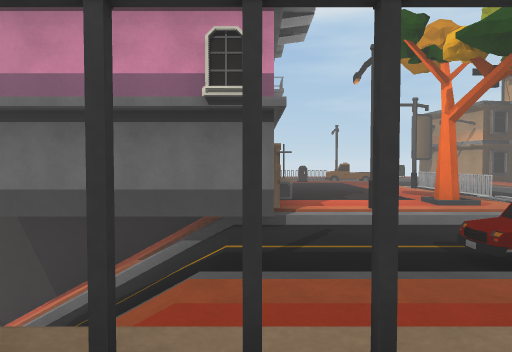
View 1 (above)

24 first-person views from a walk through a scene from a Unity 3-D project. The camera is 1.4 m above the floor, tilts 2° down and sees 70° across. The floor is counted in squares, 2 m on a side. Each view is taken from the middle of a square. On the plan, view 1 faces up. The plan holds only what a view shows up to about 11 squares ahead; the rest is blank. The place goes on beyond the plan. Surface patterns are stand-ins for the level's own textures.

View 2
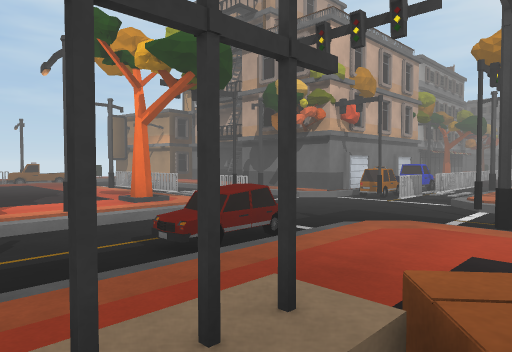

View 3
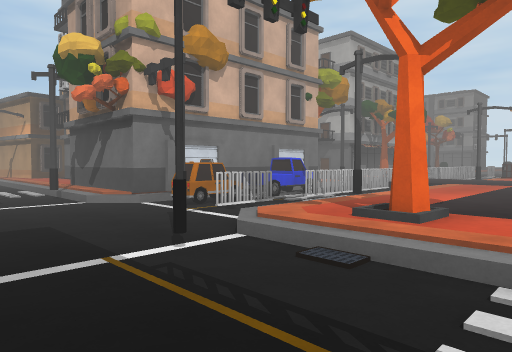

View 4
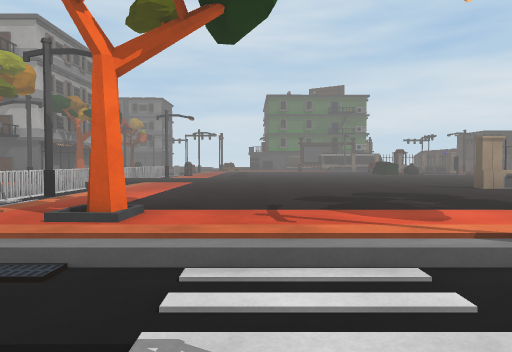

View 5
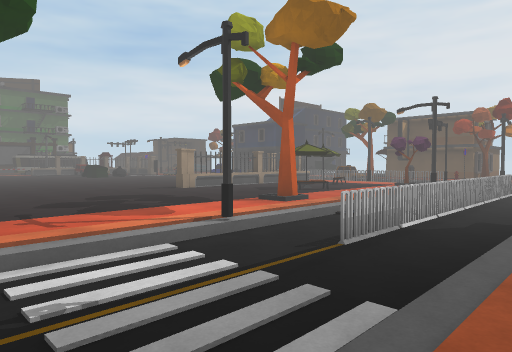

View 6
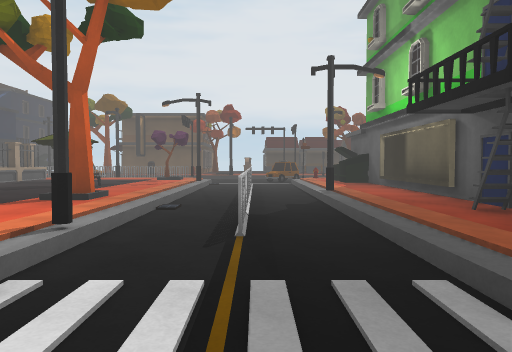

View 7
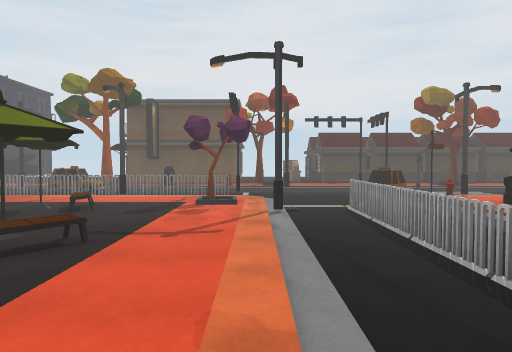

View 8
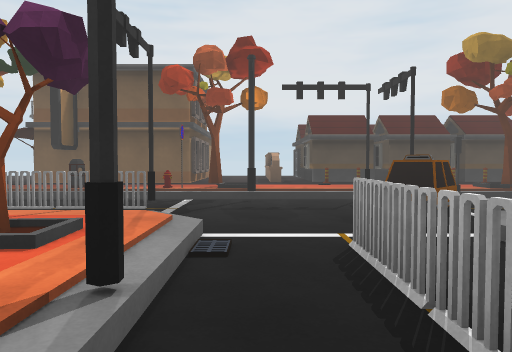

View 9
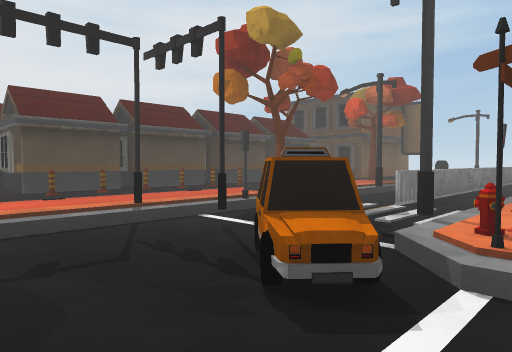

View 10
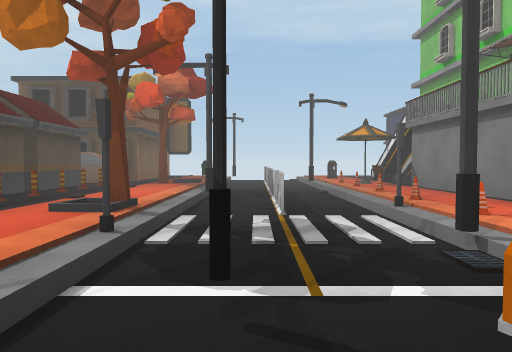

View 11
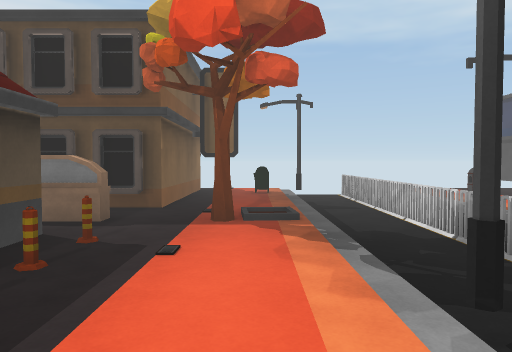

View 12
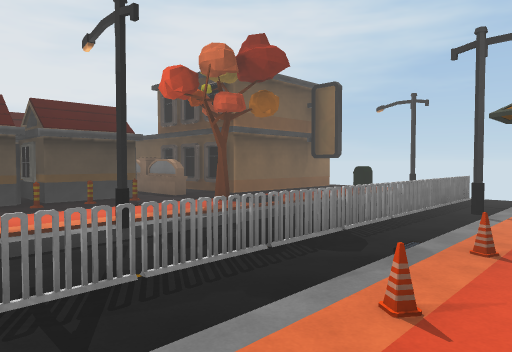

View 13
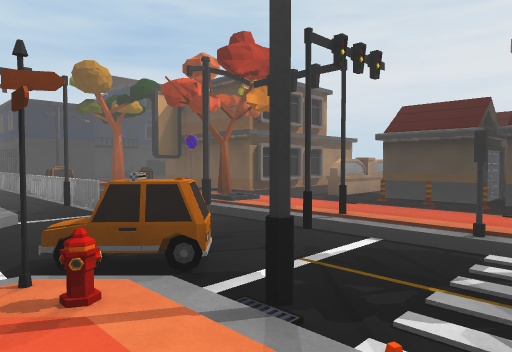

View 14
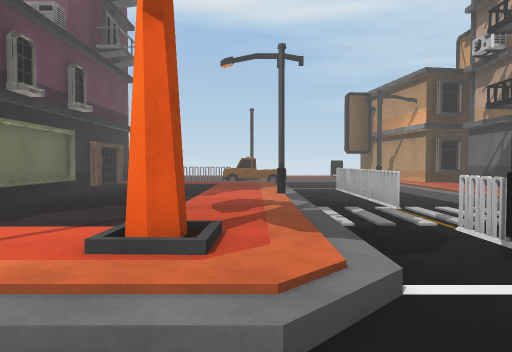

View 15
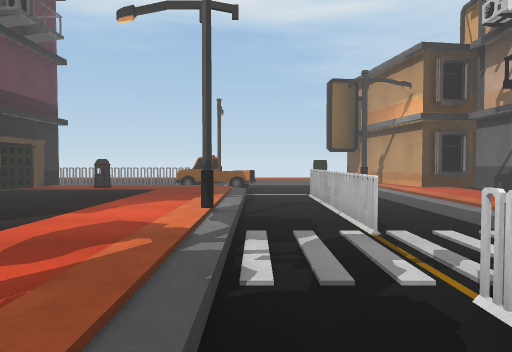

View 16
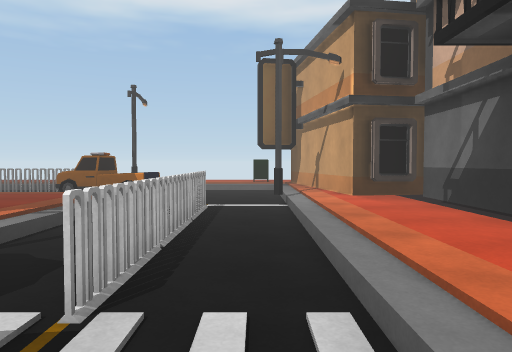

View 17
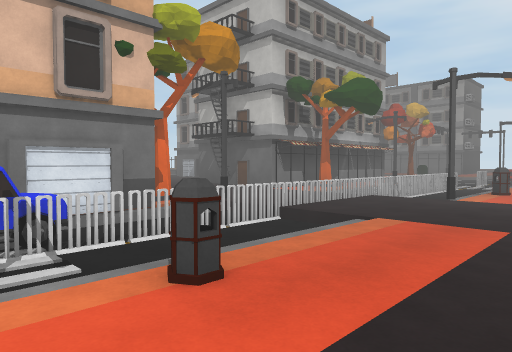

View 18
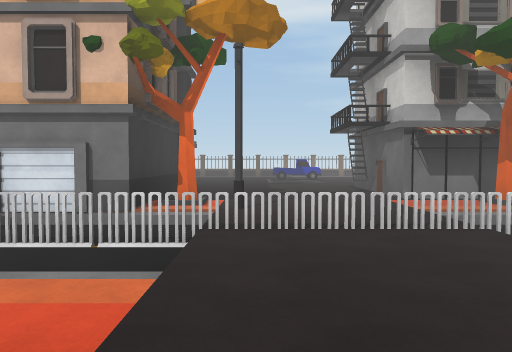

View 19
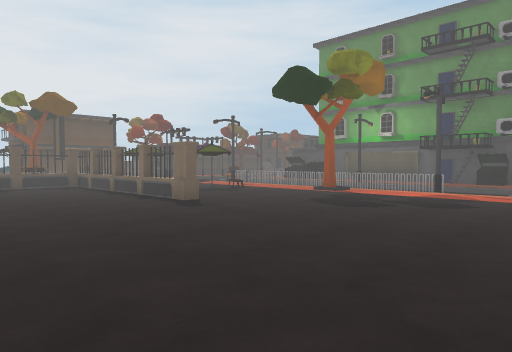

View 20
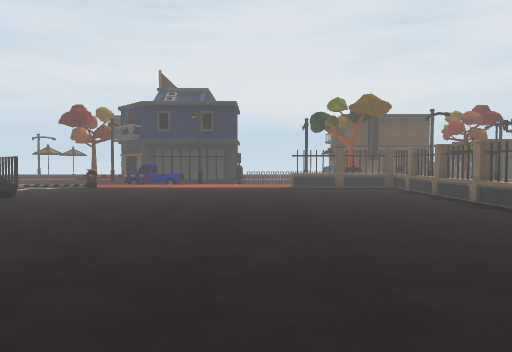

View 21
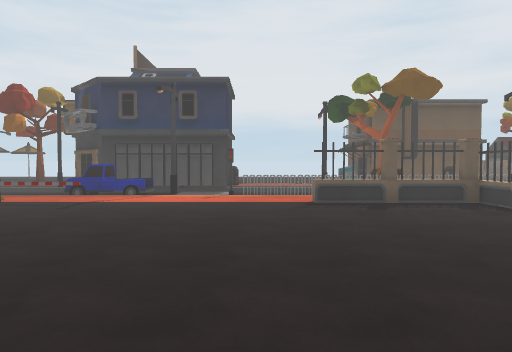

View 22
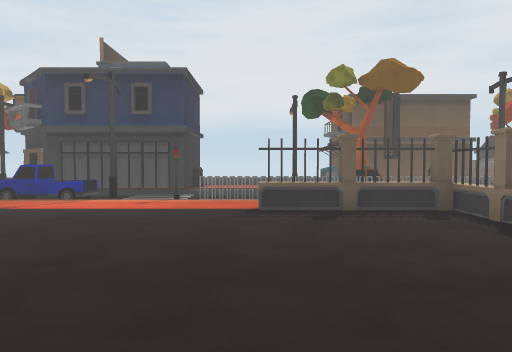

View 23
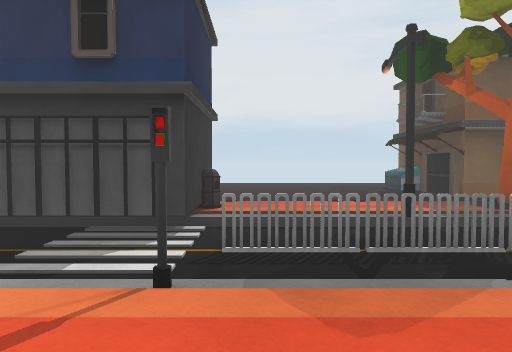

View 24
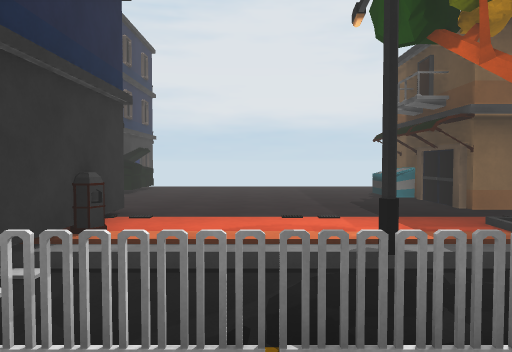

### Floor plan
Key: @ floor where view 1 was taken; # wall or solid block; . main floor; - floor 0.25 m lower than the main floor; / step, stairs or slope; = window, fence, low wall or low ledge; ^ raised ledge; F fence; S streetlight; T tree; B building; C car; A taxi; I bin; R barricade; N cone; E bench; M mailbox; U truck; H thing the floor can be seen under or through; O other object.
Columns run from 9 left of view 1 to 20 right of it. Each row starts with its distance up from view 1.
 19                ..
 18                .M.
 17           -- S---#
 16         FFFFFU---.
 15              UU--.
 14           .I../FS.##
 13          #..../F-..#
 12          #..../F-..#
 11          #..../F-..     .....
 10          #...S/F-.B     ....#
  9          #..../--.     #....B
  8          #..../--.     #....#
  7     ######..O//FS.     #O....O
  6      //=# .ST//--.T## ##TS...T
  5       //B#////---/AACC///...//
  4        //---------FFCFFFFFFFFF
  3         /--CC------------...
  2         /...../-#/..SI......SI
  1          =....S--.T..........
  0          @#  ./--.O........
 -1              ./--..........
 -2              ./--...........
 -3              ./--S...........
 -4             #./F-............
 -5             #./F-.T...........
 -6             #./F-.O...#.......
 -7             #.SF-.....^.......
 -8             #./F-..O..^.......
 -9             #./F-.....#.......
-10             B./F-.....#.......
-11   . E  ######./F-S..O.^HH=...O
-12   O ./O......O/F-.T...........
-13   ..SO/NN.NNSOA--/..S.......S.
-14 --------------A--#-----------C
-15 -FFFFFFFFFF--#----FFFFFAFFF---
-16 S///////S///#/#/S/////O/S//###
-17 .M.../T....T..../TO.I.T....I
-18 # ...................B.....#
-19  ####.BRRROOORR.O.####......
-20     #.B #B#B#B#.O.#   ......
-21     # B         O.#   B.....
-22       B      #B       ......^

Positions as (right, up) in squares from view 1, and headings:
1: (0, 0), facing up
2: (0, 0), facing up-right
3: (5, -1), facing up-right
4: (5, -1), facing right
5: (4, 0), facing down-right
6: (6, 0), facing down
7: (8, -5), facing down
8: (7, -9), facing down
9: (7, -12), facing down-left
10: (6, -15), facing left
11: (1, -17), facing left
12: (1, -12), facing down-left
13: (2, -12), facing down-right
14: (4, 4), facing up
15: (5, 6), facing up
16: (7, 8), facing up
17: (11, 0), facing up-right
18: (16, 0), facing up
19: (17, 0), facing down-left
20: (17, -1), facing down
21: (17, -5), facing down
22: (16, -6), facing down
23: (17, -11), facing down
24: (16, -13), facing down
